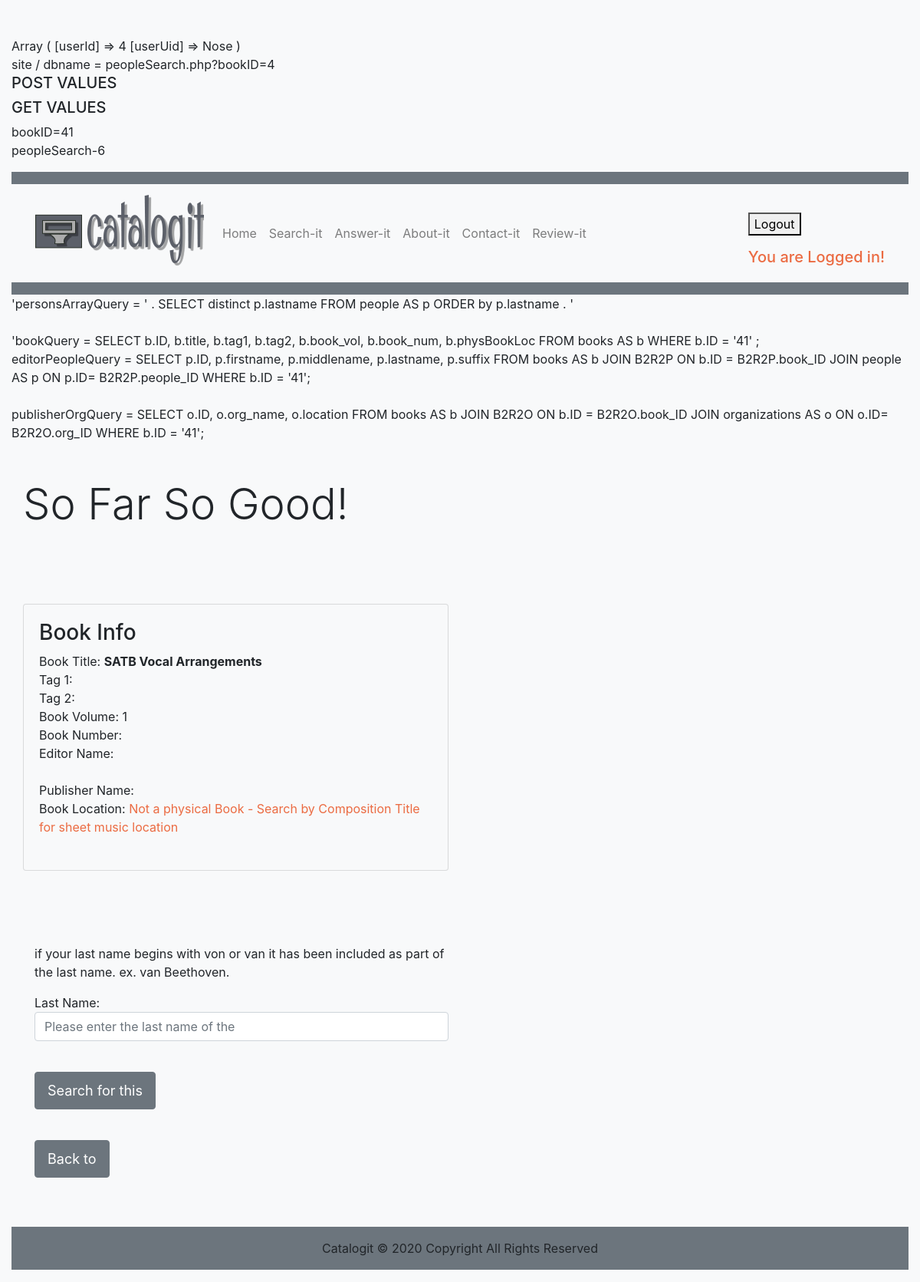
Screenshot of /peopleSearch.php?bookID=41 (signed in) with the database file from the repository.
### tables this page shows
CREATE TABLE `books` (
  `ID` int(8) unsigned NOT NULL AUTO_INCREMENT,
  `title` varchar(80) NOT NULL,
  `tag1` varchar(350) DEFAULT NULL,
  `tag2` varchar(350) DEFAULT NULL,
  `book_vol` varchar(80) DEFAULT NULL,
  `book_num` varchar(20) DEFAULT NULL,
  `physBookLoc` varchar(255) DEFAULT NULL,
  PRIMARY KEY (`ID`)
);

### peopleSearch.php (the view, shortened to what this page needs)
<?php
include 'boilerplate.php';
if($debug) {
    echo <<<_END
<p>peopleSearch-6</p>
_END;
}
include 'beginningNav.php';
$searchPeopleLastNameErr = "";
$bookID = "";
$compositionID = "";
$oldPeopleID = "";
$editBook = "";
$editComposition = "";
$findComposer = "";
$findPerson = "";
$role = "";
if(isset($_REQUEST['bookID']) && is_numeric($_REQUEST['bookID'])) {
    $bookID = $_REQUEST['bookID'];
}
$washPostVar = cleanup_post($bookID);
$bookIDAltered = strip_before_insert($conn, $washPostVar);
$personsArrayQuery = "
                SELECT distinct p.lastname
                FROM people AS p
                ORDER by p.lastname
                  ";
if($debug) {
    $debug_string.=" 'personsArrayQuery = ' . $personsArrayQuery . '<br/><br/>'";
}
if($debug) {
    echo $debug_string;
}
    if($editBook !== "true" && $editComposition !== "true" && $findComposer !== "true" && $findPerson !== "true") {
        $bookQuery  = <<<_END
          SELECT b.ID, b.title, b.tag1, b.tag2, b.book_vol, b.book_num, b.physBookLoc
          FROM books AS b
          WHERE b.ID = '$bookIDAltered' ;
_END;
        $bookQueryResult = $conn->query($bookQuery);
        if($debug) {
            echo 'bookQuery =' . $bookQuery . '</br>';
        }
        if($bookQueryResult) {
            $numberOfBookRows = $bookQueryResult->num_rows;
            for ($j = 0; $j < $numberOfBookRows; ++$j) {
                $row = $bookQueryResult->fetch_array(MYSQLI_NUM);
                $bookID = $row[0];
                $bookTitle = $row[1];
                $bookTag1 = $row[2];
                $bookTag2 = $row[3];
                $bookVolume = $row[4];
                $bookNumber = $row[5];
                $physBookLocNote = $row[6];
            }
        }
        $editorPeopleQuery = <<<_END
      SELECT  p.ID, p.firstname, p.middlename, p.lastname, p.suffix
      FROM books AS b
      JOIN B2R2P ON b.ID = B2R2P.book_ID
      JOIN people AS p ON p.ID= B2R2P.people_ID
      WHERE b.ID = '$bookIDAltered';
_END;
        $resultEditorPeopleQuery = $conn->query($editorPeopleQuery);
        if($debug) {
            echo 'editorPeopleQuery = ' . $editorPeopleQuery . '<br/><br/>';
        }
        if ($resultEditorPeopleQuery) {
            $editorPeopleString= "";
        }
        $displayEditorPeopleString = substr($editorPeopleString, 0, strrpos($editorPeopleString, "</br>Editor Name: " ));
        $publisherOrgQuery = <<<_END
      SELECT  o.ID, o.org_name, o.location
      FROM books AS b
      JOIN B2R2O ON b.ID = B2R2O.book_ID
      JOIN organizations AS o ON o.ID= B2R2O.org_ID
      WHERE b.ID = '$bookIDAltered';
_END;
        $resultPublisherOrgQuery = $conn->query($publisherOrgQuery);
        if($debug) {
            echo 'publisherOrgQuery = ' . $publisherOrgQuery . '<br/><br/>';
        }
        if ($resultPublisherOrgQuery) {
            $publisherOrgString= "";
        }
        $displayPublisherOrgString = substr($publisherOrgString, 0, strrpos($publisherOrgString, "</br>Publisher Name: " ));
        echo <<<_END
    <div class="container-fluid bg-light pt-4 pb-5">
      <h3 class="display-4 pb-3">So Far So Good!</h3>
      $informationText
    </div>
_END;
    if($bookID) {
        echo <<<_END
      <div class="container-fluid bg-light pt-4 pb-5">
      <div class="row">
          <div class="col-md-6 pb-4">
            <div class="card bg-light">
              <div class="card-body">
                <h3> Book Info </h3>
                Book Title: <strong>$bookTitle</strong> <br/>
                Tag 1: $bookTag1 <br/>
                Tag 2: $bookTag2 <br/>
                Book Volume: $bookVolume <br/>
                Book Number: $bookNumber <br/>
                Editor Name: $displayEditorPeopleString<br/>
           <br/>Publisher Name: $displayPublisherOrgString <br/>
                Book Location: <span style="color:#EB6B42;">  $physBookLocNote</span><br/><br/>
              </div>
            </div>
          </div>
        </div>
      </div>
_END;
}
}
    echo <<<_END
    <div class="container-fluid bg-light pt-4 pb-5" >
      <div class="col-md-6">
        <form action="peopleSearch.php" method="post">
          $replacePeopleContinueText
          $addNewPeopleContinueText
          $findComposerContinueText
          $findPersonContinueText
         <p> if your $role last name begins with von or van it has been included as part of the last name. ex. van Beethoven. </p>
          $role Last Name: $searchPeopleLastNameErr
          <input class="form-control" autocomplete="off" type="text" name="searchPeopleLastName" id="searchPeopleLastName" autofocus placeholder = "Please enter the last name of the $role "/>
          <ul id="cmpsrsArray"></ul>
          <input class="btn btn-secondary mt-4" type="submit" value="Search for this $role"/>
          <input type="hidden" name="bookID" value="{$bookID}"/>
          <input type="hidden" name="compositionID" value="{$compositionID}"/>
          <input type="hidden" name="oldPeopleID" value="{$oldPeopleID}"/>
          <input type="hidden" name="submit" value="true"/>
          $sendReplace
          $sendEditBook
          $sendEditComposition
          $sendAddNew
          $sendFindComposer
          $sendFindPerson
        </form>
        <form action="$formAction" method="post">
          <input class="btn btn-secondary mt-4" type="submit" value="Back to $page "/>
          <input type="hidden" name="bookID" value="$bookID"/>
          <input type="hidden" name="compositionID" value="$compositionID"/>
        </form>
      </div>
    </div>
_END;
include 'footer.php';
include 'endingBoilerplate.php';
?>

### css/style.css (style rules this page uses)
@media (min-width: 768px) { .btn { font-size: 12px; padding: 6px 12px; } }
@media (min-width: 992px) { .btn { font-size: 14px; padding: 8px 12px; } }
@media (min-width: 1200px) { .btn { padding: 10px 16px; font-size: 18px; } }

### rows the page displays
books: title "SATB Vocal Arrangements", book_vol "1", physBookLoc "Not a physical Book - Search by Composition Title for sheet music location"

### other values shown
$key "bookID"
$value "41"
$personsArrayQuery "SELECT distinct p.lastname FROM people AS p ORDER by p.lastname"
$bookQuery "SELECT b.ID, b.title, b.tag1, b.tag2, b.book_vol, b.book_num, b.physBookLoc FROM books AS b WHERE b.ID = '41' ;"
$editorPeopleQuery "SELECT p.ID, p.firstname, p.middlename, p.lastname, p.suffix FROM books AS b JOIN B2R2P ON b.ID = B2R2P.book_ID JOIN people AS p ON p.ID= B2R2P.people_ID WHERE b.ID = '41';"
$publisherOrgQuery "SELECT o.ID, o.org_name, o.location FROM books AS b JOIN B2R2O ON b.ID = B2R2O.book_ID JOIN organizations AS o ON o.ID= B2R2O.org_ID WHERE b.ID = '41';"
$yearDate("Y") "2020"
